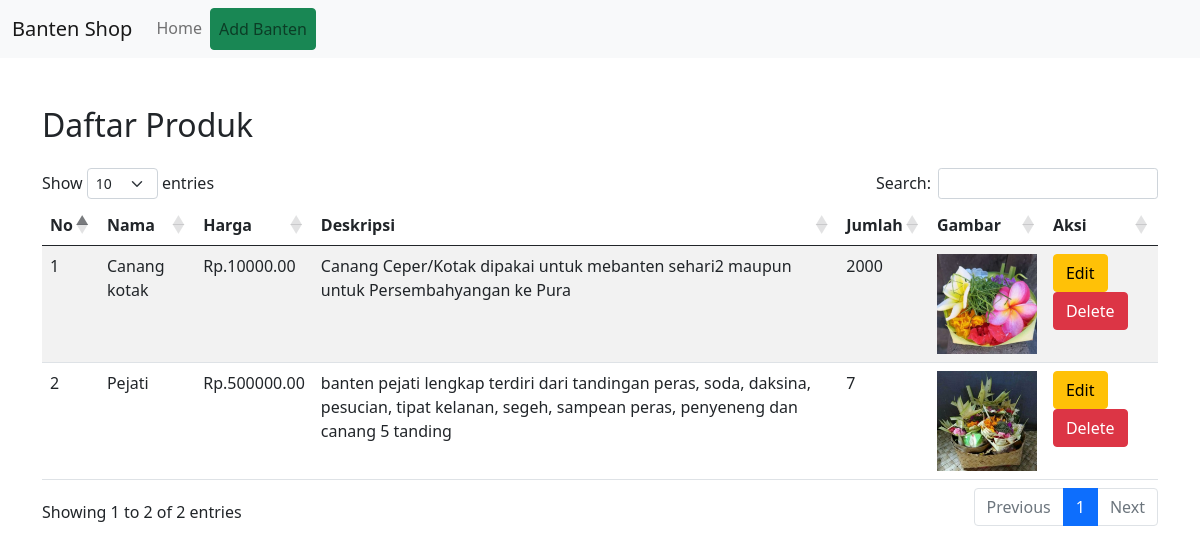
The page / on the database its author committed.
### tables this page shows
CREATE TABLE `banten` (
  `id` int(11) NOT NULL,
  `name` varchar(255) NOT NULL,
  `price` decimal(10,2) NOT NULL,
  `description` text DEFAULT NULL,
  `quantity` int(11) NOT NULL,
  `image` varchar(255) DEFAULT NULL
);

### includes/functions.php (called while the page is built, shortened)
<?php
class BantenFunctions{
    public static function getAllBanten($conn) {
        $sql = "SELECT * FROM banten";
        $result = $conn->query($sql);
        return $result;
    }
}
?>

### index.php (the view, shortened to what this page needs)
<?php
include 'includes/functions.php';
include 'includes/header.php';
$db = new DBConnection();
$conn = $db->conn;
$banten = BantenFunctions::getAllBanten($conn);
?>
<h2 class="mb-4">Daftar Produk</h2>
<table id="bantenTable" class="table table-striped">
    <thead>
        <tr>
            <th>No</th>
            <th>Nama</th>
            <th>Harga</th>
            <th>Deskripsi</th>
            <th>Jumlah</th>
            <th>Gambar</th>
            <th>Aksi</th>
        </tr>
    </thead>
    <tbody>
        <?php while ($row = $banten->fetch_assoc()) { ?>
        <tr>
            <td><?php echo $row['id']; ?></td>
            <td><?php echo $row['name']; ?></td>
            <td>Rp.<?php echo $row['price']; ?></td>
            <td><?php echo $row['description']; ?></td>
            <td><?php echo $row['quantity']; ?></td>
            <td> <?php if (!empty($row['image']) && file_exists('images/' . $row['image'])) { ?>
                <img src="images/<?php echo $row['image']; ?>" alt="<?php echo $row['name']; ?>" width="100">
                <?php } else { ?>
                <img src="images/default.png" alt="Default Image" width="100">
                <?php } ?>
            </td>
            <td>
                <a href="edit.php?id=<?php echo $row['id']; ?>" class="btn btn-warning">Edit</a>
                <a href="#" class="btn btn-danger" onclick="showDeleteModal(<?php echo $row['id']; ?>)">Delete</a>
            </td>
        </tr>
        <?php } ?>
    </tbody>
</table>
<?php include 'includes/footer.php'; ?>

### includes/header.php (shortened to what this page needs)
<!DOCTYPE html>
<html lang="en">
<head>
    <link href="https://cdn.jsdelivr.net/npm/bootstrap@5.0.2/dist/css/bootstrap.min.css" rel="stylesheet"
>
    <link href="https://cdn.datatables.net/1.11.5/css/dataTables.bootstrap5.min.css" rel="stylesheet">
    <link rel="stylesheet" href="css/styles.css">
</head>
<body>
    <nav class="navbar navbar-expand-lg navbar-light bg-light">
        <div class="container-fluid">
            <a class="navbar-brand" href="index.php">Banten Shop</a>
            <div class="collapse navbar-collapse" id="navbarNav">
                <ul class="navbar-nav">
                    <li class="nav-item">
                        <a class="nav-link" href="index.php">Home</a>
                    </li>
                    <li class="nav-item">
                        <a class="nav-link btn btn-success" href="add.php">Add Banten</a>
                    </li>
                </ul>
            </div>
        </div>
    </nav>
    <div class="container mt-5">

### includes/footer.php (shortened to what this page needs)
</div>
</body>
</html>

### rows shown on the page
banten: id "1", name "Canang kotak", price "10000.00", description "Canang Ceper/Kotak dipakai untuk mebanten sehari2 maupun untuk Persembahyangan ke Pura", quantity "2000", image (picture)
banten: id "2", name "Pejati", price "500000.00", description "banten pejati lengkap terdiri dari tandingan peras, soda, daksina, pesucian, tipat kelanan, segeh, sampean peras, penyeneng dan canang 5 tanding", quantity "7", image (picture)
